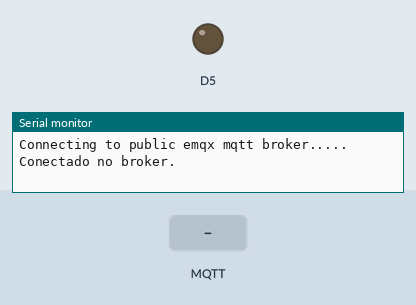
This sketch was run on a simulated ESP8266 (NodeMCU). Shown: output pins drawn as LEDs (lit = HIGH), the last lines printed to the serial monitor. The inputs (shaded band) are chosen by the test bench. WiFi joins after 1.5 s; servers stay silent unless stated; no MQTT or app messages arrive unless stated.

Above: at 2.7 s.
2.8 s: MQTT message "true" arrives on the first subscribed topic
At 4.0 s:
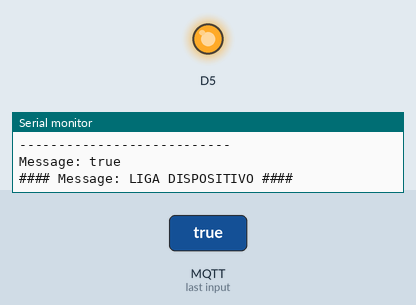
4.3 s: MQTT message "false" arrives on the first subscribed topic
At 5.1 s:
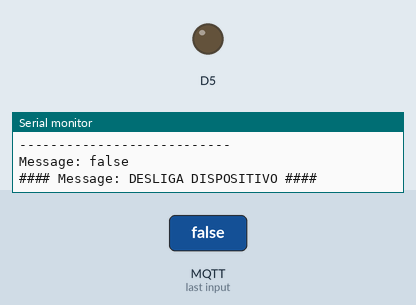
Timing chart, 0 to 7.3 s (numbered marks = the images above; inputs shaded):
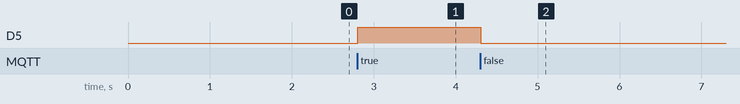

The sketch:

Jecabox.ino
```cpp
#include <PubSubClient.h>
#include <ESP8266WiFi.h>
#include <ESP8266WebServer.h>
#include <DNSServer.h>
#include <WiFiManager.h>


// GPIO 2 D2
#define LED D0

// WiFi

                                    //const char *ssid = "Wickedbotz"; // Enter your WiFi name
                                    //const char *password = "wickedbotz";  // Enter WiFi password

// MQTT Broker
const char *mqtt_broker = "broker.hivemq.com";
const char *topic = "/lampadapac";
const int mqtt_port = 1883;

//response
boolean resRequired = false;
char *status;


WiFiClient espClient;
PubSubClient client(espClient);

void setup() {
    // Set software serial baud to 115200;
    Serial.begin(115200);
    //wifi manager lib
    WiFiManager wifiManager;
    wifiManager.autoConnect("Jecabox");
    pinMode(14,OUTPUT);
    //connecting to a mqtt broker
    client.setServer(mqtt_broker, mqtt_port);
    client.setCallback(callback);
    while (!client.connected()) {
//        String client_id = "esp8266-client-";
//        client_id += String(WiFi.macAddress());
        Serial.println("Connecting to public emqx mqtt broker.....");
        if (client.connect("lampadapac")) {
            Serial.println("Conectado no broker.");
        } else {
            Serial.print("failed with state ");
            Serial.print(client.state());
            delay(2000);
        }
    }
    // publish and subscribe
    client.publish(topic, "### Jecabox online. ###");
    client.subscribe(topic);
}

void callback(char *topic, byte *payload, unsigned int length) {
    Serial.println("---------------------------");
    Serial.print("Message arrived in topic: ");
    Serial.println(topic);
    String message;
    for (int i = 0; i < length; i++) {
        message = message + (char) payload[i];  // convert *byte to string
    }
    Serial.println("---------------------------");
    Serial.print("Message: ");
    Serial.println(message);
    if (message == "true") {
      digitalWrite(14, HIGH);
      Serial.println("#### Message: LIGA DISPOSITIVO ####");
      }

    if (message == "false") {
      digitalWrite(14, LOW);
    Serial.println("#### Message: DESLIGA DISPOSITIVO ####"); } // LED off

    if (message == "pinQuery") {
      resRequired = true;
      if(digitalRead(14)==1){
        status = "HIGH";
      }else{
        status = "LOW";
      }
      Serial.println("---------------------------");
      Serial.print("#### Recieved pin query, returning : ");
      Serial.print(status);
      Serial.println(" ####");
      }
}

void loop() {
    client.loop();
    if (resRequired == true){
      client.publish(topic, status);
      resRequired = false;
    }
}
```

Measured:
- after the input at 2.8 s, D5: LOW → HIGH at once
- after the input at 4.3 s, D5: HIGH → LOW at once
